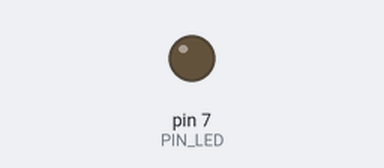
Simulated run of this sketch. Board: Arduino Uno, built with avr-gcc and run on an emulated ATmega328P. On the bench: output pins drawn as LEDs (lit = HIGH). Dashed ring = blinking. At 2.0 s the program stops and its outputs stay as they are.

Above: at 0.5 s.
At 1.75 s:
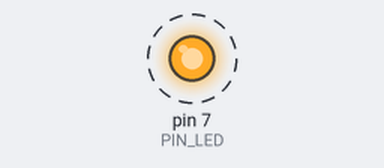
Timing chart, 0 to 3.0 s (numbered marks = the images above):
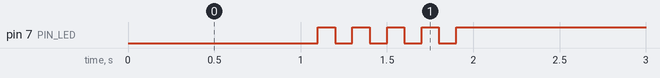

The sketch:

05_practice_2.ino
```cpp
#define PIN_LED 7

void setup() {
    pinMode(PIN_LED, OUTPUT);
}

void loop() {
    digitalWrite(PIN_LED, false);
    delay(1000);

    int toggle = 0;

    for(int i=0;i<10;i++) {
        digitalWrite(PIN_LED, toggle);
        delay(100);
        toggle ^= 1;
    }

    digitalWrite(PIN_LED, true);
    while(1) {}
}
```

Measured:
- by itself, pin 7 (PIN_LED): alternates HIGH for 0.10 s and LOW for 0.10 s, 9 changes in all, then stays HIGH
